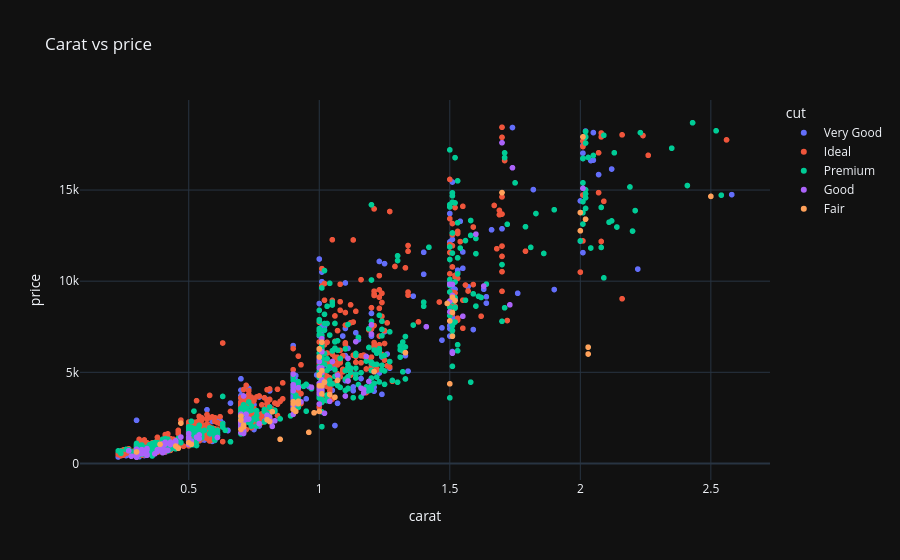

Notebook source saved alongside this figure:
### Code cell
sample = df.sample(2000, random_state=1)

fig = px.scatter(sample, x="carat", y="price", color="cut", title="Carat vs price")
fig.show()

### Figure 1 — Plotly figure (JSON) as saved in the notebook; plotly's stock layout.template omitted (floating-point values rounded to 4 significant figures; data arrays with more than 128 entries replaced by an {"elided": "..."} marker saying what was removed)
{"data": [{"hovertemplate": "cut=Very Good<br>carat=%{x}<br>price=%{y}<extra></extra>", "legendgroup": "Very Good", "marker": {"color": "#636efa", "symbol": "circle"}, "mode": "markers", "name": "Very Good", "showlegend": true, "x": {"elided": "428 float values"}, "xaxis": "x", "y": {"elided": "428 int values"}, "yaxis": "y", "type": "scattergl"}, {"hovertemplate": "cut=Ideal<br>carat=%{x}<br>price=%{y}<extra></extra>", "legendgroup": "Ideal", "marker": {"color": "#EF553B", "symbol": "circle"}, "mode": "markers", "name": "Ideal", "showlegend": true, "x": {"elided": "818 float values"}, "xaxis": "x", "y": {"elided": "818 int values"}, "yaxis": "y", "type": "scattergl"}, {"hovertemplate": "cut=Premium<br>carat=%{x}<br>price=%{y}<extra></extra>", "legendgroup": "Premium", "marker": {"color": "#00cc96", "symbol": "circle"}, "mode": "markers", "name": "Premium", "showlegend": true, "x": {"elided": "554 float values"}, "xaxis": "x", "y": {"elided": "554 int values"}, "yaxis": "y", "type": "scattergl"}, {"hovertemplate": "cut=Good<br>carat=%{x}<br>price=%{y}<extra></extra>", "legendgroup": "Good", "marker": {"color": "#ab63fa", "symbol": "circle"}, "mode": "markers", "name": "Good", "showlegend": true, "x": {"elided": "143 float values"}, "xaxis": "x", "y": {"elided": "143 int values"}, "yaxis": "y", "type": "scattergl"}, {"hovertemplate": "cut=Fair<br>carat=%{x}<br>price=%{y}<extra></extra>", "legendgroup": "Fair", "marker": {"color": "#FFA15A", "symbol": "circle"}, "mode": "markers", "name": "Fair", "showlegend": true, "x": [1.0, 0.7, 0.7, 0.47, 1.06, 0.71, 1.51, 1.02, 0.96, 1.51, 1.49, 0.46, 1.01, 1.5, 1.51, 0.9, 1.0, 1.04, 0.91, 2.0, 0.9, 2.0, 0.71, 0.92, 1.0, 2.5, 1.0, 1.0, 1.01, 1.7, 0.9, 0.98, 0.92, 1.52, 0.3, 2.03, 1.5, 1.07, 0.39, 1.0, 1.01, 2.02, 2.03, 1.01, 0.7, 0.45, 0.8, 0.82, 1.0, 1.0, 1.21, 1.33, 0.5, 0.81, 0.51, 0.85, 2.01], "xaxis": "x", "y": [6285, 2595, 1865, 2211, 3633, 2103, 8287, 4462, 1705, 6976, 8779, 830, 6651, 7819, 9116, 3282, 5840, 3780, 2854, 12765, 3387, 13764, 2002, 3407, 4829, 14652, 4265, 6268, 5090, 14860, 2964, 2777, 3282, 8938, 630, 6002, 4368, 4554, 1049, 2856, 4256, 13399, 6377, 3816, 2381, 951, 2400, 2838, 4861, 4844, 5041, 6078, 1134, 2297, 1052, 1324, 17917], "yaxis": "y", "type": "scattergl"}], "layout": {"xaxis": {"anchor": "y", "domain": [0.0, 1.0], "title": {"text": "carat"}}, "yaxis": {"anchor": "x", "domain": [0.0, 1.0], "title": {"text": "price"}}, "legend": {"title": {"text": "cut"}, "tracegroupgap": 0}, "title": {"text": "Carat vs price"}}}
